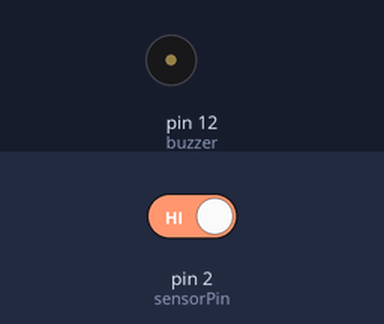
Simulated run of this sketch. Board: Arduino Uno, built with avr-gcc and run on an emulated ATmega328P. On the bench: buzzer (waves = sounding, pin HIGH). The inputs (shaded band) are chosen by the test bench; at power-on: pin 2 (sensorPin) HIGH. What the sketch prints to the serial monitor is not drawn.

Above: at 1.2 s.
1.3 s: pin 2 (sensorPin) driven LOW
At 2.1 s:
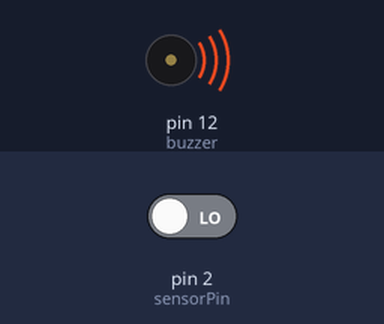
4.3 s: pin 2 (sensorPin) driven HIGH
At 4.9 s:
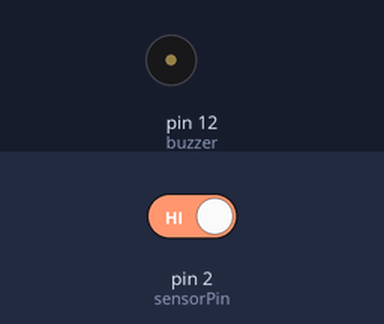
Timing chart, 0 to 7.3 s (numbered marks = the images above; inputs shaded):
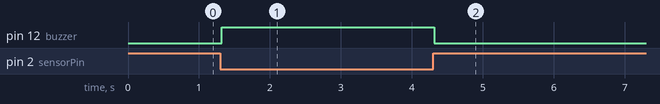

Measured:
- after the input at 1.3 s, pin 12 (buzzer): LOW → HIGH at once
- after the input at 4.3 s, pin 12 (buzzer): HIGH → LOW at once

The sketch:

Buzzer.ino
```cpp
#include<SoftwareSerial.h>

int sensorPin = 2;
int sensorValue = 0;

int buzzer = 12; //
void setup() {

pinMode(buzzer,OUTPUT);

Serial.begin(9600);

}

void loop()

{

sensorValue = digitalRead(sensorPin);

Serial.println(sensorValue);

if (sensorValue==0)

{
Serial.println("Fire Detected");


digitalWrite(buzzer,HIGH);

delay(1000);

}

digitalWrite(buzzer,LOW);

delay(sensorValue);

}
```
